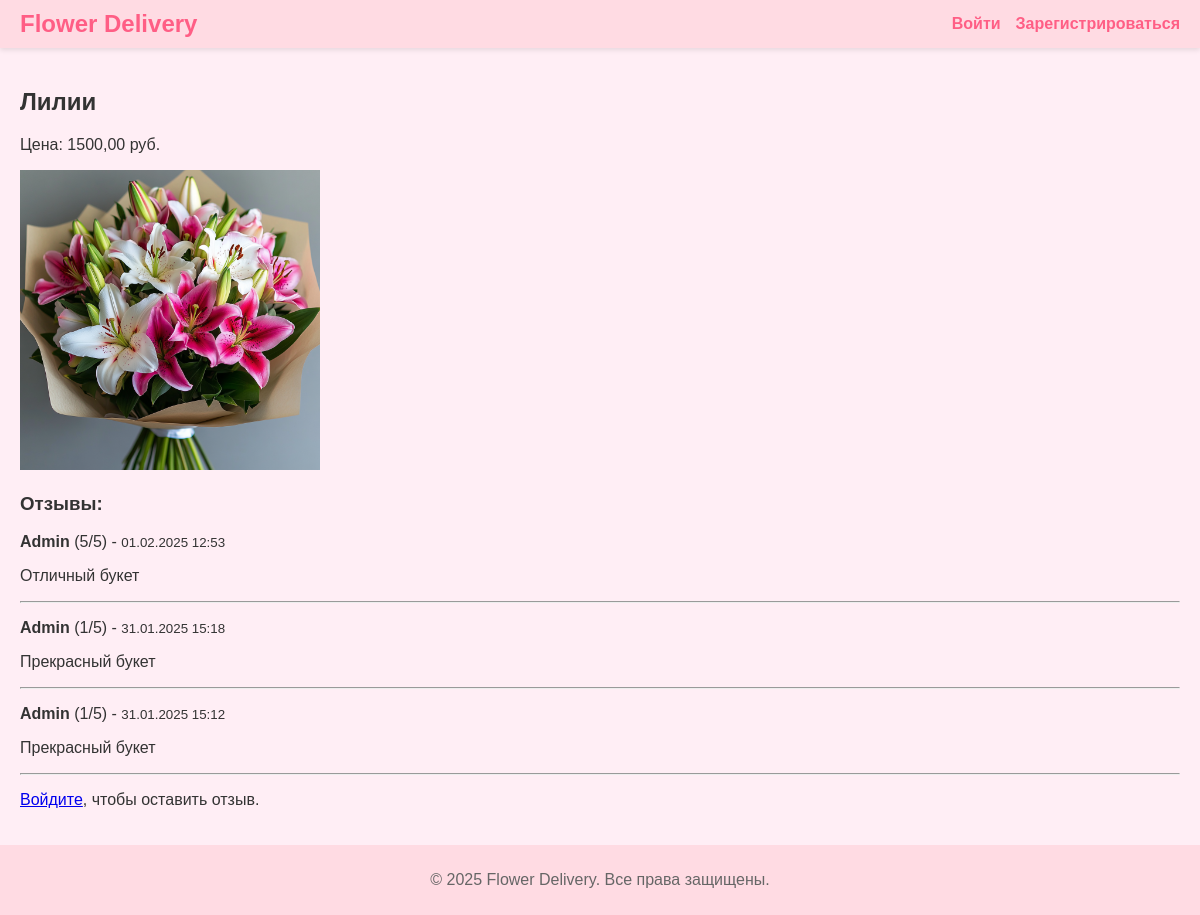
Screenshot of /products/2/ with the database file from the repository.
### products/models.py (models this page shows, shortened)
class Product(models.Model):
    name = models.CharField(max_length=255, verbose_name="Название")
    price = models.DecimalField(max_digits=10, decimal_places=2, verbose_name="Цена")
    image = models.ImageField(upload_to='products/', null=True, blank=True, verbose_name="Изображение")

### reviews/models.py (models this page shows, shortened)
class Review(models.Model):
    user = models.ForeignKey(settings.AUTH_USER_MODEL, on_delete=models.CASCADE, verbose_name="Пользователь")
    product = models.ForeignKey(Product, on_delete=models.CASCADE, verbose_name="Товар")
    text = models.TextField(verbose_name="Отзыв")
    rating = models.PositiveSmallIntegerField(verbose_name="Рейтинг", default=5)  # 1-5
    created_at = models.DateTimeField(auto_now_add=True)

### accounts/models.py (models this page shows, shortened)
class CustomUser(AbstractUser):
    phone = models.CharField(max_length=20, blank=True, null=True, verbose_name="Телефон")
    address = models.CharField(max_length=255, blank=True, null=True, verbose_name="Адрес")
    telegram_id = models.BigIntegerField(blank=True, null=True, verbose_name="Telegram ID")

### products/views.py (the view)
# urls.py: path('<int:pk>/', views.product_detail, name='product_detail'),
def product_detail(request, pk):
    product = get_object_or_404(Product, pk=pk)
    reviews = Review.objects.filter(product=product).order_by(
        '-created_at')  # Сортировка отзывов по дате (новые сверху)
    return render(request, 'products/product_detail.html', {'product': product, 'reviews': reviews})

### templates/products/product_detail.html
{% extends 'base.html' %}
{% block content %}
<h2>{{ product.name }}</h2>
<p>Цена: {{ product.price }} руб.</p>
{% if product.image %}
    <img src="{{ product.image.url }}" alt="{{ product.name }}" style="max-width:300px;">
{% endif %}
<h3>Отзывы:</h3>
{% if reviews %}
    {% for rev in reviews %}
        <div class="review">
            <p><strong>{{ rev.user.username }}</strong> ({{ rev.rating }}/5) - <small>{{ rev.created_at|date:"d.m.Y H:i" }}</small></p>
            <p>{{ rev.text }}</p>
            <hr>
        </div>
    {% endfor %}
{% else %}
    <p>Отзывов пока нет.</p>
{% endif %}
{% if user.is_authenticated %}
    <h3>Оставить отзыв:</h3>
    <form method="post" action="{% url 'add_review' product.id %}">
        {% csrf_token %}
        <div class="form-group">
            <label for="text">Отзыв:</label><br>
            <textarea name="text" cols="40" rows="5" required></textarea>
        </div>
        <div class="form-group">
            <label for="rating">Рейтинг (1-5):</label>
            <select name="rating">
                {% for r in "12345" %}
                    <option value="{{ r }}">{{ r }}</option>
                {% endfor %}
            </select>
        </div>
        <button type="submit" class="btn btn-primary">Оставить отзыв</button>
    </form>
{% else %}
    <p><a href="{% url 'login' %}">Войдите</a>, чтобы оставить отзыв.</p>
{% endif %}
{% endblock %}

### static/css/style.css (style rules this page uses)
html, body { margin: 0; padding: 0; height: 100%; }
body { display: flex; flex-direction: column; background-color: #ffeef5; color: #333; font-family: Arial, sans-serif; }

### rows the page displays
Product: name "Лилии", price "1500,00", image (picture)
Review: user.username "Admin", rating "5", created_at "01.02.2025 12:53", text "Отличный букет"
Review: user.username "Admin", rating "1", created_at "31.01.2025 15:18", text "Прекрасный букет"
Review: user.username "Admin", rating "1", created_at "31.01.2025 15:12", text "Прекрасный букет"
